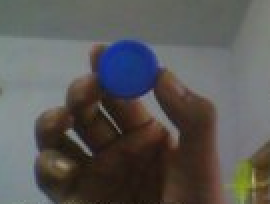
#> input picture pic/capture.png, 135 x 102 px (shown 2 times larger)
$ python 4_1color_space.py
#> lines starting #> are read from the running program, lines starting #| are printed output that depends on the picture; after the words box and inside, x2 and y2 are one past the last pixel; in counts of white or black regions, pixels touching at a corner belong together
import cv2 as cv
import numpy as np
from matplotlib import pyplot as plt

# 颜色空间--这里主要介绍HSV空间， 参考https://www.cnblogs.com/kekeoutlook/p/11123094.html
# 一般对颜色空间的图像进行有效处理都是在 HSV 空间进行的，HSV(色调 Hue,饱和度 Saturation,亮度 Value)六角锥体模型，其中H色调部分就对应了颜色的变化，
# 这样做的好处是只对该通道进行处理即可，不然RGB通道下蓝色的表达方式太多了不好处理。
# 取值范围：H [0, 179] S [0, 255] V [0, 255]，例如蓝色的H范围是100~124，S范围43~255，V范围46~255
# HSV图像的一个像素即为H、S、V
img = cv.imread('./pic/capture.png')
#> img is the input picture: shape (102, 135, 3); mean B, G, R 86.9, 88.7, 90.4
img_hsv = cv.cvtColor(img, cv.COLOR_BGR2HSV)
#> img_hsv: shape (102, 135, 3); mean H, S, V 57.8, 63.8, 99.3
cv.imshow('img_hsv', img_hsv)

# inRange()函数可实现二值化功能（这点类似threshold()函数），关键的是可以同时针对多通道进行操作，使用起来非常方便！
# inRange(原图像，下界阈值，上界阈值)，作用是将两个阈值之间的设置为白色255，之外的设置为黑色0，参数和threshold不太一样

# 利用HSV空间，对蓝色物体进行图像跟踪
# 【原理】利用inrange提取腌膜，将蓝色物体部分设置为白色，其他部分设置为黑色，这样在和原图进行与操作时，白色部分物体会在原图中保留，其他部分都设置为了黑色
blue_lower = np.array([100, 50, 50]) # 蓝色HSV的三个通道最低
blue_upper = np.array([130, 255, 255]) # 蓝色HSV的三个通道最高
img_3ch_binary_msk = cv.inRange(img_hsv, blue_lower, blue_upper) #二值化，蓝色物体部分设为白色,对三个通道进行
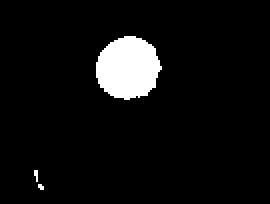
#> img_3ch_binary_msk: shape (102, 135) (shown 2 times larger); 5.9% white; 3 white regions (2 under 20 px), largest, box (x1, y1, x2, y2) and area: (48, 18, 81, 50) 798
cv.imshow('img_3ch_binary_msk', img_3ch_binary_msk)
img_result = cv.bitwise_and(img, img, mask=img_3ch_binary_msk) #进行与运算，腌膜中白色部分对应的原图部分进行保留，其他部分与腌膜做与都变为黑色
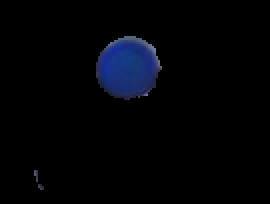
#> img_result: shape (102, 135, 3) (shown 2 times larger); mean B, G, R 6.9, 3.2, 2.1
cv.imshow('img_result', img_result)

cv.waitKey(0)
cv.destroyAllWindows()
